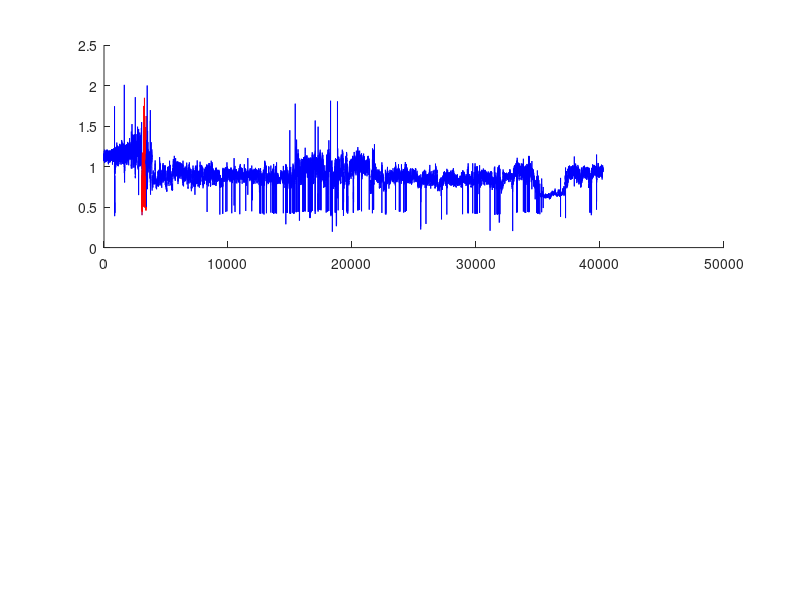

Write the MATLAB code that produced this figure. (Note: this script raises an error after producing the figure.)
%% Import Training Data
clear all;

AFDB1 = load('AF_RR_intervals/afdb_1.mat');
TrainingVector{1} = AFDB1;
AFDB2 = load('AF_RR_intervals/afdb_2.mat');
TrainingVector{2} = AFDB2;
AFDB3 = load('AF_RR_intervals/afdb_3.mat');
TrainingVector{3} = AFDB3;
AFDB4 = load('AF_RR_intervals/afdb_4.mat');
TrainingVector{4} = AFDB4;
TestVector{1} = TrainingVector{1};
TestVector{2} = TrainingVector{2};
TestVector{3} = TrainingVector{3};
TestVector{4} = TrainingVector{4};

AFDB5 = load('AF_RR_intervals/afdb_5.mat');
TestVector{5} = AFDB5;
AFDB6 = load('AF_RR_intervals/afdb_6.mat');
TestVector{6} = AFDB6;
AFDB7 = load('AF_RR_intervals/afdb_7.mat');
TestVector{7} = AFDB7;

%% Visualize data
figure(1)
clf
for data = 1:2
    
index_change = [1];
temp = TrainingVector{data}.targetsRR(1);
colortmp = ['b', 'r']; % I think we always start with Non-AF?
for iter = 1:length(TrainingVector{data}.rr)
    if(TrainingVector{data}.targetsRR(iter) == temp)
    else
        temp = TrainingVector{data}.targetsRR(iter); %current state
        index_change(end+1) =  iter; %Save index where target changes
        colortmp(end+1) = colortmp(end-1); %add change in color.
    end  
end
index_change(end+1) = length(TrainingVector{data}.rr); % End index

subplot(2,1,data)
hold on;
for j = 1:(length(index_change)-1)
    plot(index_change(j):index_change(j+1),TrainingVector{data}.rr(index_change(j):index_change(j+1)), colortmp(j))
end


title ('Patient ' + string(data))
ylabel('RR interval');
xlabel('Time');
legend('Non-AF','AF');

end
%%
figure(2)
clf
for data = 3:4
    
index_change = [1];
temp = TrainingVector{data}.targetsRR(1);
colortmp = ['b', 'r']; % I think we always start with Non-AF?
for iter = 1:length(TrainingVector{data}.rr)
    if(TrainingVector{data}.targetsRR(iter) == temp)
    else
        temp = TrainingVector{data}.targetsRR(iter); %current state
        index_change(end+1) =  iter; %Save index where target changes
        colortmp(end+1) = colortmp(end-1); %add change in color.
    end  
end
index_change(end+1) = length(TrainingVector{data}.rr); % End index

subplot(2,1,data-2)
hold on;
for j = 1:(length(index_change)-1)
    plot(index_change(j):index_change(j+1),TrainingVector{data}.rr(index_change(j):index_change(j+1)), colortmp(j))
end


title ('Patient ' + string(data))
ylabel('RR interval');
xlabel('Time');
legend('Non-AF','AF');

end
%% Run PCV detector

% Create Detector with training data;
window = 10; % in seconds
[AFDetector_PCV, PcvVector] = AFibDetector_PCV(TrainingVector, window);


%manually evaluate histogram and choose threshold
threshold = 0.2;

FeatureSelection(AFDetector_PCV, threshold);



%% Test detector with testing data, Pcv;

OutputRR = cell(length(TestVector),1); %contains [detectRRVector, pcvVector] for each data_set
OutPcv = cell(length(TestVector),1);

for j = 1:length(TestVector)
  [OutputRR{j}, OutPcv{j}] = AFibTesting(AFDetector_PCV,TestVector{j});
end


%% Evaluate Pcv - draw figures of results and threshold.

figure(3);
clf
for i = 1:length(TrainingVector)
    ax(i) = subplot(2,2,i);
    
    % Splitting data to AF and non AF
    AF_red = PcvVector{i}; 
    AF_red(AF_red<threshold) = threshold; % classified as non-AF
    AF_blue = PcvVector{i};
    AF_blue(AF_blue>threshold) = threshold; % classified as AF
    plot(AF_blue, 'b-')
    hold on
    plot(AF_red,'r-')

%     plot(PcvVector{i}, 'b-')
%     hold on;
%     x = linspace(0, ceil(TrainingVector{i}.qrs(end)./1000), length(TrainingVector{i}.targetsQRS));
%     plot(x,TrainingVector{i}.targetsQRS*0.2, 'r-');
    yline(threshold, 'k-.','LineWidth',1.5);
    ylim([0 0.5])
    xlabel('Time s');
    ylabel('P_{cv} value');
    title('Training Set ' + string(i))
end
linkaxes(ax,'xy')
legend('Pcv value', 'DetectRR', 'Threshold');
xlabel('Time s');
ylabel('P_{cv} value');


figure(4);
clf
for i = 5:length(TestVector)   
    ax(i) = subplot(2,2,i-4);
    
    % Splitting data to AF and non AF
    AF_red = OutPcv{i}; 
    AF_red(AF_red<threshold) = threshold; % classified as non-AF
    AF_blue = OutPcv{i};
    AF_blue(AF_blue>threshold) = threshold; % classified as AF
    plot(AF_blue, 'b-')
    hold on
    plot(AF_red,'r-')


%     plot(OutPcv{i}, 'b-')
%     hold on;
%     x = linspace(0, ceil(TestVector{i}.qrs(end)./1000), length(TestVector{i}.targetsQRS));
%     plot(x,TestVector{i}.targetsQRS*0.2, 'r-');
    yline(threshold, 'k-.','LineWidth',1.5);
    ylim([0 0.5])
    xlabel('Time s');
    ylabel('P_{cv} value');
    title('Testing Set ' + string(i-4))
end
linkaxes(ax,'xy')
legend('Pcv value', 'DetectRR', 'Threshold');
xlabel('Time s');
ylabel('P_{cv} value');

%% Performance measure  - table output

FN_tot = cell(length(TestVector),1);
FP_tot = cell(length(TestVector),1);
TN_tot = cell(length(TestVector),1);
TP_tot = cell(length(TestVector),1);
performance = cell([length(TestVector)+1, 2]); % Sensitivity for first col and specificity for second col

for set_nbr = 1 : length(OutputRR) 
    
    diff = TestVector{set_nbr}.targetsRR - OutputRR{set_nbr};
    
    FN_tot{set_nbr} = sum(diff>0, 'all');
    FP_tot{set_nbr} = sum(diff<0, 'all');
    TN_tot{set_nbr} = sum(OutputRR{set_nbr} == 0) - FN_tot{set_nbr};
    TP_tot{set_nbr} = sum(OutputRR{set_nbr} == 1) - FP_tot{set_nbr};
    
    performance{set_nbr, 1} = TP_tot{set_nbr} ./ (TP_tot{set_nbr} + FN_tot{set_nbr}); % Sensitivity
    performance{set_nbr, 2} = TN_tot{set_nbr} ./ (FP_tot{set_nbr} + TN_tot{set_nbr}); % Specificity
end

performance{end, 1} = sum(cell2mat(TP_tot)) / (sum(cell2mat(TP_tot)) + sum(cell2mat(FN_tot))); % Avg sensitivity
performance{end, 2} = sum(cell2mat(TN_tot)) / (sum(cell2mat(FP_tot)) + sum(cell2mat(TN_tot))); % Avg specificity

% Sensitivity = TP / (TP + FN)
% Specificity = TN / (FP + TN)
% Accuracy = (TP + FN) / (TP + TN + FP + FN)
Accuracy = (TP_tot + FN_tot) / (TP_tot + TN_tot + FP_tot + FN_tot)

Data_set = ["Patient 1"; "Patient 2"; "Patient 3"; "Patient 4"; "Patient 5"; "Patient 6"; "Patient 7"; "Average"];
Sensitivity = performance(:, 1);
Specificity = performance(:, 2);
pcv_results = table(Data_set, Sensitivity, Specificity);

%% Run Shannon detector, fungerar ej

% Create Detector with training data;
window = 100; %in beats
[AFDetector_SampEn, SampEnVector] = AFibDetector_shannon(TrainingVector, window);




FeatureSelection(AFDetector_SampEn, threshold);

%% SVM feats extraction
window = 10; %in seconds
% featVector = cell(35960,7);
svm_featVector = {};
svm_label = [];
[AFDetector_svm, svm_featVector, svm_label] = AFibDetector_SVM_feats(TrainingVector, window, svm_featVector, svm_label);
writetable(svm_featVector, 'mat_feats_table.csv', 'WriteVariableNames', false) % used in separate code in python
writematrix(transpose(svm_label), 'mat_labels.csv')

svm_featVector2 = {};
svm_label2 = [];
actualtest = {AFDB5, AFDB6, AFDB7};

[AFDetector_svm, svm_featVector2, svm_label2] = AFibDetector_SVM_feats(actualtest, window, svm_featVector2, svm_label2);
writetable(svm_featVector2, 'mat_test_feats_table.csv', 'WriteVariableNames', false) % used in separate code in python
writematrix(transpose(svm_label2), 'mat_test_labels.csv')
%% Run rMSSD detector, should work

% Create Detector with training data;
window = 10; %in seconds
[AFDetector_rMSSD, rmssdVector] = AFibDetector_rMSSD(TrainingVector, window);


threshold = 0.11; % chosen manually from histogram plot

FeatureSelection(AFDetector_rMSSD, threshold);

%% Test rMSSD detector with testing data;
% 

 OutputRR2 = cell(length(TestVector),1); %contains [detectRRVector, pcvVector] for each data_set
 Outrmssd = cell(length(TestVector),1);

for j = 1:length(TestVector) 
    
  [OutputRR2{j}, Outrmssd{j}] = AFibTesting(AFDetector_rMSSD,TestVector{j});
end

%% Evaluate rMSSD - draw figures of results and threshold.

figure(3);
clf
for i = 1:length(TrainingVector)
    ax(i) = subplot(2,2,i);
    
    % Splitting data to AF and non AF
    AF_red = rmssdVector{i}; 
    AF_red(AF_red<threshold) = threshold; % classified as non-AF
    AF_blue = rmssdVector{i};
    AF_blue(AF_blue>threshold) = threshold; % classified as AF
    plot(AF_blue, 'b-')
    hold on
    plot(AF_red,'r-')

    yline(threshold, 'k-.','LineWidth',1.5);
    ylim([0 0.5])
    xlabel('Time s');
    ylabel('rMSSD value');
    title('Training Set ' + string(i))
end
linkaxes(ax,'xy')
legend('RMSSD value', 'DetectRR', 'Threshold');
xlabel('Time s');
ylabel('RMSSD value');


figure(4);
clf
for i = 5:length(TestVector)   
    ax(i) = subplot(2,2,i-4);
    
    % Splitting data to AF and non AF
    AF_red = Outrmssd{i}; 
    AF_red(AF_red<threshold) = threshold; % classified as non-AF
    AF_blue = Outrmssd{i};
    AF_blue(AF_blue>threshold) = threshold; % classified as AF
    plot(AF_blue, 'b-')
    hold on
    plot(AF_red,'r-')
    yline(threshold, 'k-.','LineWidth',1.5);
    ylim([0 0.5])
    xlabel('Time s');
    ylabel('rMSSD value');
    title('Testing Set ' + string(i-4))
end
linkaxes(ax,'xy')
legend('rMSSD value', 'DetectRR', 'Threshold');
xlabel('Time s');
ylabel('rMSSD value');


%% Performance measure rMSSD - table output

FN_tot = cell(length(TestVector),1);
FP_tot = cell(length(TestVector),1);
TN_tot = cell(length(TestVector),1);
TP_tot = cell(length(TestVector),1);
performance = cell([length(TestVector)+1, 2]); % Sensitivity for first col and specificity for second col

for set_nbr = 1 : length(OutputRR2) 
    
    diff = TestVector{set_nbr}.targetsRR - OutputRR2{set_nbr};
    
    FN_tot{set_nbr} = sum(diff>0, 'all');
    FP_tot{set_nbr} = sum(diff<0, 'all');
    TN_tot{set_nbr} = sum(OutputRR2{set_nbr} == 0) - FN_tot{set_nbr};
    TP_tot{set_nbr} = sum(OutputRR2{set_nbr} == 1) - FP_tot{set_nbr};
    
    performance{set_nbr, 1} = TP_tot{set_nbr} ./ (TP_tot{set_nbr} + FN_tot{set_nbr}); % Sensitivity
    performance{set_nbr, 2} = TN_tot{set_nbr} ./ (FP_tot{set_nbr} + TN_tot{set_nbr}); % Specificity
end

performance{end, 1} = sum(cell2mat(TP_tot)) / (sum(cell2mat(TP_tot)) + sum(cell2mat(FN_tot))); % Avg sensitivity
performance{end, 2} = sum(cell2mat(TN_tot)) / (sum(cell2mat(FP_tot)) + sum(cell2mat(TN_tot))); % Avg specificity

% Sensitivity = TP / (TP + FN)
% Specificity = TN / (FP + TN)
% Accuracy = (TP + FN) / (TP + TN + FP + FN)
Accuracy = (TP_tot + FN_tot) / (TP_tot + TN_tot + FP_tot + FN_tot)

Data_set = ["Patient 1"; "Patient 2"; "Patient 3"; "Patient 4"; "Patient 5"; "Patient 6"; "Patient 7"; "Average"];
Sensitivity = performance(:, 1);
Specificity = performance(:, 2);
rmssd_results = table(Data_set, Sensitivity, Specificity);
